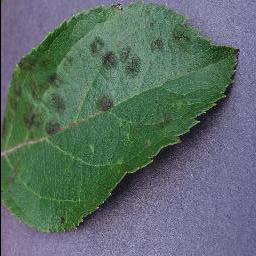
#> input picture data/test/apple_scab/1a304331-98b5-473f-bbb1-c33b8441052a___FREC_Scab 3296_270deg.JPG, 256 x 256 px, given as the content of the folder /content/AppleDiseaseDataset, which was not available
$ jupyter execute --allow-errors MAI391_AppleDisease_Hybrid_mRMR_SCA_SVM.ipynb   (older library calls are emulated)
#> lines starting #> are read from the running program, lines starting #| are printed output that depends on the picture; pictures that were not available may be replaced by others from this repository, and a replacement may not be noted
[cell 1]
import os
import cv2
import numpy as np
import pandas as pd
import matplotlib.pyplot as plt
import seaborn as sns
from skimage.feature import graycomatrix, graycoprops, local_binary_pattern
from sklearn.model_selection import train_test_split
from sklearn.preprocessing import StandardScaler, LabelEncoder
from sklearn.svm import SVC
from sklearn.metrics import accuracy_score, confusion_matrix, classification_report
from mrmr import mrmr_classif
from google.colab import drive
import zipfile

[cell 2]
drive.mount('/content/drive')

[cell 3]
from google.colab import files
import os, zipfile

uploaded = files.upload("C:\AppleDisease Dataset\AppleDiseaseDataset.zip")
#> the answer given: 1a304331-98b5-473f-bbb1-c33b8441052a___FREC_Scab 3296_270deg.JPG
zip_path = list(uploaded.keys())[0]
extract_path = '/content/AppleDiseaseDataset'

#> (the rest of this cell did not finish here and is left out)

[cell 4]
def extract_features(image_path):
    img = cv2.imread(image_path)
#> img is the input picture: shape (256, 256, 3); mean B, G, R 104.5, 109, 92
    if img is None: return None
    img = cv2.resize(img, (128, 128))
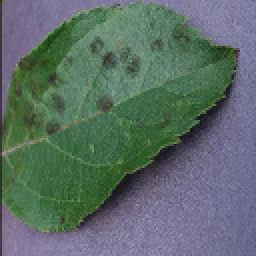
#> img: shape (128, 128, 3) (shown 2 times larger); mean B, G, R 104.7, 109.1, 92.2

    #1. Color Features (HSV): Chuyển đổi không gian màu tuyến tính/phi tuyến
    hsv = cv2.cvtColor(img, cv2.COLOR_BGR2HSV)
#> hsv: shape (128, 128, 3); mean H, S, V 90.2, 74.5, 122.7
    h, s, v = cv2.split(hsv)
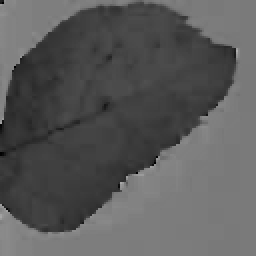
#> h: shape (128, 128) (shown 2 times larger); min 0, max 173, mean 90.2
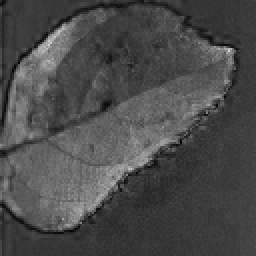
#> s: shape (128, 128) (shown 2 times larger); min 2, max 217, mean 74.5
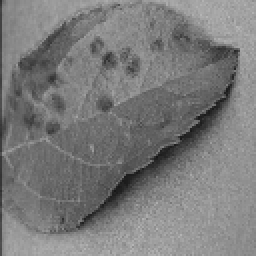
#> v: shape (128, 128) (shown 2 times larger); min 22, max 183, mean 122.7
    color_feats = [np.mean(h), np.std(h), np.mean(s), np.std(s), np.mean(v), np.std(v)]
#> color_feats = [90.19, 32.29, 74.52, 27.35, 122.7, 28.03]

    #2. GLCM Features: Ma trận đồng hiện mức xám
    gray = cv2.cvtColor(img, cv2.COLOR_BGR2GRAY)
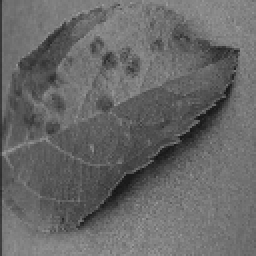
#> gray: shape (128, 128) (shown 2 times larger); min 20, max 155, mean 103.5
    glcm = graycomatrix(gray, distances=[1], angles=[0, np.pi/4], levels=256, symmetric=True, normed=True)
    texture_feats = [
        graycoprops(glcm, 'contrast')[0, 0],
        graycoprops(glcm, 'homogeneity')[0, 0],
        graycoprops(glcm, 'energy')[0, 0],
        graycoprops(glcm, 'correlation')[0, 0]
    ]
#> texture_feats = [155, 0.128, 0.0211, 0.855]

    #3. LBP Features - Toán học: Toán tử lân cận nhị phân
    lbp = local_binary_pattern(gray, P=8, R=1, method="uniform")
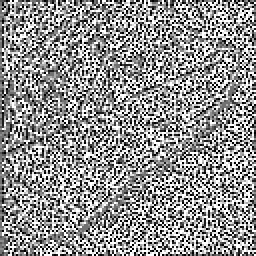
#> lbp: shape (128, 128) float64 (shown 2 times larger); min 0, max 9, mean 5.16; drawn with min black and max white
    (hist, _) = np.histogram(lbp.ravel(), bins=np.arange(0, 11), range=(0, 10))
#> hist = [1958, 1700, 955, 950, 1172, 1217, 1017, 1664, 2247, 3504]
    lbp_feats = (hist.astype("float") / (hist.sum() + 1e-7)).tolist()
#> lbp_feats = [0.12, 0.104, 0.0583, 0.058, 0.0715, 0.0743, 0.0621, 0.102, 0.137, 0.214]

    return color_feats + texture_feats + lbp_feats

X_list, y_list = [], []

[cell 5]
# Duyệt đệ quy qua tất cả thư mục con để tìm ảnh
for root, dirs, files in os.walk(extract_path):
    for file in files:
        if file.lower().endswith(('.png', '.jpg', '.jpeg')):
            full_path = os.path.join(root, file)

            # LẤY NHÃN:
            # Cách 1: Lấy tên thư mục cha làm nhãn (nếu có chia folder)
            # Cách 2: Nếu không có folder, lấy phần chữ cái đầu của tên file làm nhãn
            label = os.path.basename(root) if os.path.basename(root) != 'AppleDiseaseDataset' else file.split('_')[0]

            feat = extract_features(full_path)
#> feat = [90.19, 32.29, 74.52, 27.35, 122.7, 28.03, 155, 0.128, 0.0211, 0.855, 0.12, 0.104, 0.0583, 0.058, 0.0715, 0.0743, 0.0621, 0.102, 0.137, 0.214]
            if feat:
                X_list.append(feat)
                y_list.append(label)

# Chuyển thành DataFrame
cols = ['H_mean', 'H_std', 'S_mean', 'S_std', 'V_mean', 'V_std', 'Contrast', 'Homo', 'Energy', 'Corr'] + [f'LBP_{i}' for i in range(10)]
df = pd.DataFrame(X_list, columns=cols)
#> df = table of 1 rows and 20 columns
le = LabelEncoder()
y = le.fit_transform(y_list)

# CHUẨN HÓA (Z-SCORE NORMALIZATION)
scaler = StandardScaler()
X_scaled = pd.DataFrame(scaler.fit_transform(df), columns=df.columns)
#> X_scaled = table of 1 rows and 20 columns

print(f"Tổng cộng có {len(X_list)} ảnh thuộc {len(np.unique(y_list))} lớp.")
#| Tổng cộng có 1 ảnh thuộc 1 lớp.

$ run again, on data/test/apple_scab/1d9d67e2-5603-4710-ae2b-6cb0b922ae61___FREC_Scab 3122_new30degFlipLR.JPG
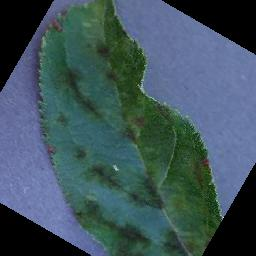
#> input picture data/test/apple_scab/1d9d67e2-5603-4710-ae2b-6cb0b922ae61___FREC_Scab 3122_new30degFlipLR.JPG, 256 x 256 px, given as the content of the folder /content/AppleDiseaseDataset, which was not available
#> in extract_features, img is the input picture: shape (256, 256, 3); mean B, G, R 92, 83.8, 62.5
#> img: shape (128, 128, 3)
#> hsv: shape (128, 128, 3); mean H, S, V 81.9, 96.2, 100.1
#> color_feats = [81.94, 35.57, 96.18, 47.14, 100.1, 54.56]
#> in extract_features, `gray = cv2.cvtColor(img, cv2.COLOR_BGR2GRAY)`:
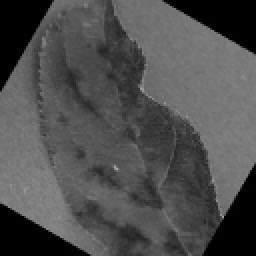
#> gray: shape (128, 128) (shown 2 times larger); min 0, max 165, mean 78.5
#> texture_feats = [113, 0.322, 0.106, 0.964]
#> in extract_features, `lbp = local_binary_pattern(gray, P=8, R=1, method="uniform")`:
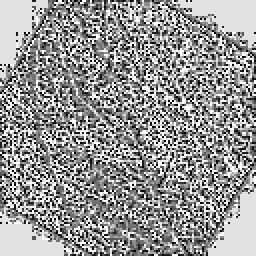
#> lbp: shape (128, 128) float64 (shown 2 times larger); min 0, max 9, mean 5.3; drawn with min black and max white
#> hist = [1146, 1231, 911, 1509, 1662, 1694, 1296, 1318, 3341, 2276]
#> lbp_feats = [0.0699, 0.0751, 0.0556, 0.0921, 0.101, 0.103, 0.0791, 0.0804, 0.204, 0.139]
#> feat = [81.94, 35.57, 96.18, 47.14, 100.1, 54.56, 113, 0.322, 0.106, 0.964, 0.0699, 0.0751, 0.0556, 0.0921, 0.101, 0.103, 0.0791, 0.0804, 0.204, 0.139]
#> df = table of 1 rows and 20 columns
#| Tổng cộng có 1 ảnh thuộc 1 lớp.

$ run again, on data/test/apple_scab/1f98b949-4df2-45cf-8572-3b4a753be21a___FREC_Scab 2907_90deg.JPG
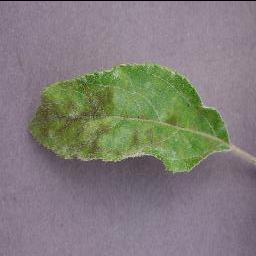
#> input picture data/test/apple_scab/1f98b949-4df2-45cf-8572-3b4a753be21a___FREC_Scab 2907_90deg.JPG, 256 x 256 px, given as the content of the folder /content/AppleDiseaseDataset, which was not available
#> in extract_features, img is the input picture: shape (256, 256, 3); mean B, G, R 122.3, 125.5, 129.8
#> img: shape (128, 128, 3)
#> hsv: shape (128, 128, 3); mean H, S, V 120, 48.8, 137.2
#> in extract_features, `h, s, v = cv2.split(hsv)`:
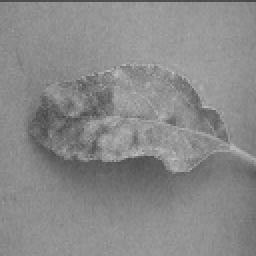
#> v: shape (128, 128) (shown 2 times larger); min 71, max 195, mean 137.2
#> color_feats = [120, 47.38, 48.8, 38.84, 137.2, 17.34]
#> texture_feats = [47.41, 0.242, 0.0372, 0.917]
#> in extract_features, `lbp = local_binary_pattern(gray, P=8, R=1, method="uniform")`:
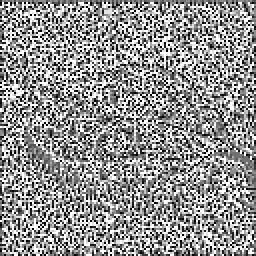
#> lbp: shape (128, 128) float64 (shown 2 times larger); min 0, max 9, mean 5.17; drawn with min black and max white
#> hist = [1444, 1660, 992, 1288, 1365, 1426, 1318, 1637, 2098, 3156]
#> lbp_feats = [0.0881, 0.101, 0.0605, 0.0786, 0.0833, 0.087, 0.0804, 0.0999, 0.128, 0.193]
#> feat = [120, 47.38, 48.8, 38.84, 137.2, 17.34, 47.41, 0.242, 0.0372, 0.917, 0.0881, 0.101, 0.0605, 0.0786, 0.0833, 0.087, 0.0804, 0.0999, 0.128, 0.193]
#> df = table of 1 rows and 20 columns
#| Tổng cộng có 1 ảnh thuộc 1 lớp.
